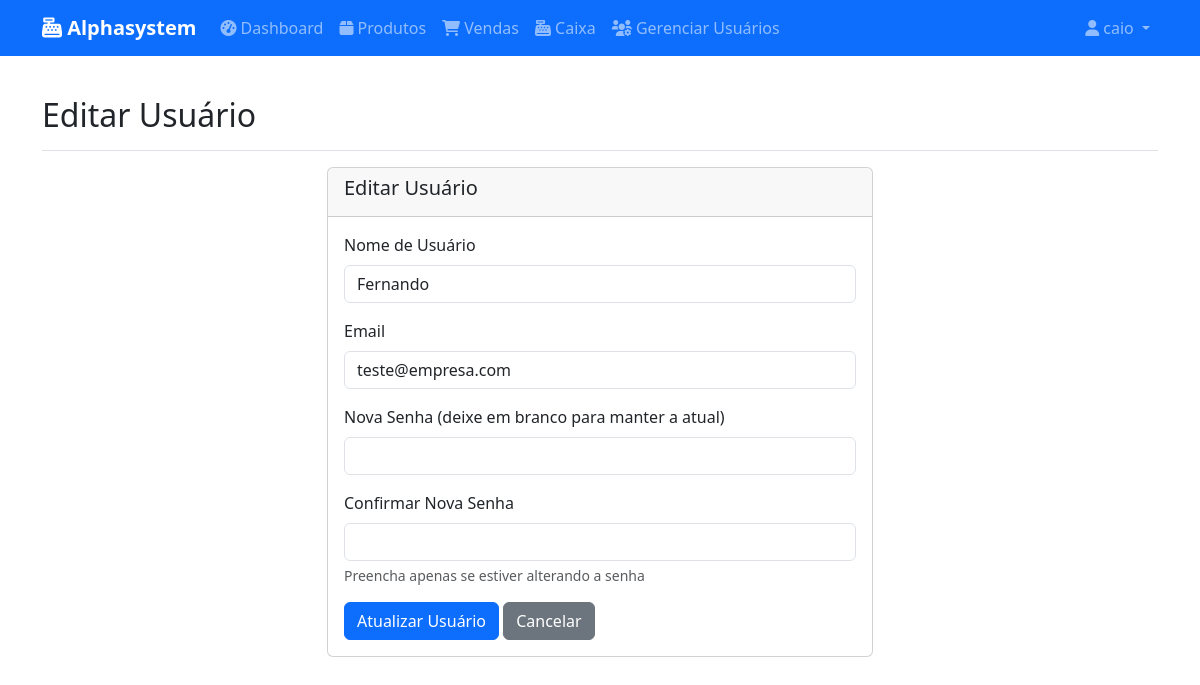
The page /manager/users/edit/3 (signed in) on the database its author committed.
### app/models/__init__.py (models this page shows)
class User(UserMixin, db.Model):
    id = db.Column(db.Integer, primary_key=True)
    username = db.Column(db.String(150), unique=True, nullable=False)
    email = db.Column(db.String(150), unique=True, nullable=False)
    password = db.Column(db.String(150), nullable=False)
    is_admin = db.Column(db.Boolean, default=False)
    role = db.Column(db.String(50), default='user')  # 'admin', 'manager', 'user'
    license_key = db.Column(db.String(255), db.ForeignKey('license.license_key'), nullable=True)
    manager_id = db.Column(db.Integer, db.ForeignKey('user.id'), nullable=True)  # Para usuários gerenciados por um gerente
    created_at = db.Column(db.DateTime, default=datetime.utcnow)
    manager = db.relationship('User', remote_side=[id], backref='managed_users')

### app/routes/manager.py (the view, shortened to what this page needs)
@bp.route('/manager/users/edit/<int:id>', methods=['GET', 'POST'])
@manager_required
def edit_user(id):
    user = User.query.filter_by(id=id, manager_id=current_user.id).first_or_404()
    return render_template('manager/user_form.html', user=user)

### app/models/__init__.py (called while the page is built)
@login_manager.user_loader
def load_user(user_id):
    return User.query.get(int(user_id))

### app/routes/manager.py (called while the page is built)
def manager_required(f):
    @wraps(f)
    def decorated_function(*args, **kwargs):
        if not current_user.is_authenticated:
            flash('Você precisa estar logado para acessar esta página.', 'error')
            return redirect(url_for('auth.login'))
        if current_user.role != 'manager' and not current_user.is_admin:
            flash('Acesso negado. Apenas gerentes podem acessar esta página.', 'error')
            return redirect(url_for('main.dashboard'))
        return f(*args, **kwargs)
    return decorated_function

### app/templates/manager/user_form.html (shortened to what this page needs)
{% extends "base.html" %}
{% block content %}
<div class="d-flex justify-content-between flex-wrap flex-md-nowrap align-items-center pt-3 pb-2 mb-3 border-bottom">
    <h1 class="h2">{{ 'Editar Usuário' if user else 'Novo Usuário' }}</h1>
</div>
<div class="row justify-content-center">
    <div class="col-md-6">
        <div class="card">
            <div class="card-header">
                <h5>{{ 'Editar Usuário' if user else 'Novo Usuário' }}</h5>
            </div>
            <div class="card-body">
                <form method="POST">
                    <div class="mb-3">
                        <label for="username" class="form-label">Nome de Usuário</label>
                        <input type="text" class="form-control" id="username" name="username"
                               value="{{ user.username if user else '' }}" required>
                    </div>
                    <div class="mb-3">
                        <label for="email" class="form-label">Email</label>
                        <input type="email" class="form-control" id="email" name="email"
                               value="{{ user.email if user else '' }}" required>
                    </div>
                    <div class="mb-3">
                        <label for="password" class="form-label">{{ 'Nova Senha (deixe em branco para manter a atual)' if user else 'Senha' }}</label>
                        <input type="{{ 'password' if user else 'password' }}" class="form-control" id="password" name="password"
                               {{ '' if user else 'required' }}>
                    </div>
                    {% if user %}
                    <div class="mb-3">
                        <label for="confirm_password" class="form-label">Confirmar Nova Senha</label>
                        <input type="password" class="form-control" id="confirm_password" name="confirm_password">
                        <div class="form-text">Preencha apenas se estiver alterando a senha</div>
                    </div>
                    {% endif %}
                    <button type="submit" class="btn btn-primary">{{ 'Atualizar' if user else 'Criar' }} Usuário</button>
                    <a href="{{ url_for('manager.list_users') }}" class="btn btn-secondary">Cancelar</a>
                </form>
            </div>
        </div>
    </div>
</div>
{% endblock %}

### app/templates/base.html (shortened to what this page needs)
<!DOCTYPE html>
<html lang="pt-BR">
<head>
    <link href="https://cdn.jsdelivr.net/npm/bootstrap@5.3.0/dist/css/bootstrap.min.css" rel="stylesheet">
    <link rel="stylesheet" href="https://cdnjs.cloudflare.com/ajax/libs/font-awesome/6.0.0/css/all.min.css">
    <link rel="stylesheet" href="{{ url_for('static', filename='css/style.css') }}">
</head>
<body>
    <nav class="navbar navbar-expand-lg navbar-dark bg-primary">
        <div class="container">
            <a class="navbar-brand" href="
                {% if current_user.role == 'user' and not current_user.is_admin %}
                    {{ url_for('products.list_products') }}
                {% else %}
                    {{ url_for('main.dashboard') }}
                {% endif %}">
                <i class="fas fa-cash-register"></i> Alphasystem
            </a>
            <div class="collapse navbar-collapse" id="navbarNav">
                <ul class="navbar-nav me-auto">
                    {% if current_user.is_authenticated %}
                        {% if current_user.role == 'manager' or current_user.is_admin %}
                        <li class="nav-item">
                            <a class="nav-link" href="{{ url_for('main.dashboard') }}">
                                <i class="fas fa-tachometer-alt"></i> Dashboard
                            </a>
                        </li>
                        {% endif %}
                        <li class="nav-item">
                            <a class="nav-link" href="{{ url_for('products.list_products') }}">
                                <i class="fas fa-box"></i> Produtos
                            </a>
                        </li>
                        <li class="nav-item">
                            <a class="nav-link" href="{{ url_for('sales.list_sales') }}">
                                <i class="fas fa-shopping-cart"></i> Vendas
                            </a>
                        </li>
                        <li class="nav-item">
                            <a class="nav-link" href="{{ url_for('cashier.dashboard') }}">
                                <i class="fas fa-cash-register"></i> Caixa
                            </a>
                        </li>
                        {% if current_user.role == 'manager' or current_user.is_admin %}
                            <li class="nav-item">
                                <a class="nav-link" href="{{ url_for('manager.index') }}">
                                    <i class="fas fa-users-cog"></i> Gerenciar Usuários
                                </a>
                            </li>
                        {% endif %}
                    {% endif %}
                </ul>
                <ul class="navbar-nav">
                    <li class="nav-item dropdown">
                        <a class="nav-link dropdown-toggle" href="#" id="userDropdown" role="button" data-bs-toggle="dropdown">
                            <i class="fas fa-user"></i> {{ current_user.username if current_user.is_authenticated else 'Usuário' }}
                        </a>
                    </li>
                </ul>
            </div>
        </div>
    </nav>
    <div class="container mt-4">
        {% block content %}{% endblock %}
    </div>
</body>
</html>

### app/static/css/style.css (style rules this page uses)
body { font-family: 'Segoe UI', Tahoma, Geneva, Verdana, sans-serif; }
.navbar-brand { font-weight: bold; }
.card { transition: transform 0.2s; height: 100%; }

### rows shown on the page
User: username "caio"
User: username "Fernando", email "teste@empresa.com"

### other values the page prints
{{ 'Editar Usuário' if user else 'Novo Usuário' }} "Editar Usuário"
{{ 'Atualizar' if user else 'Criar' }} "Atualizar"
